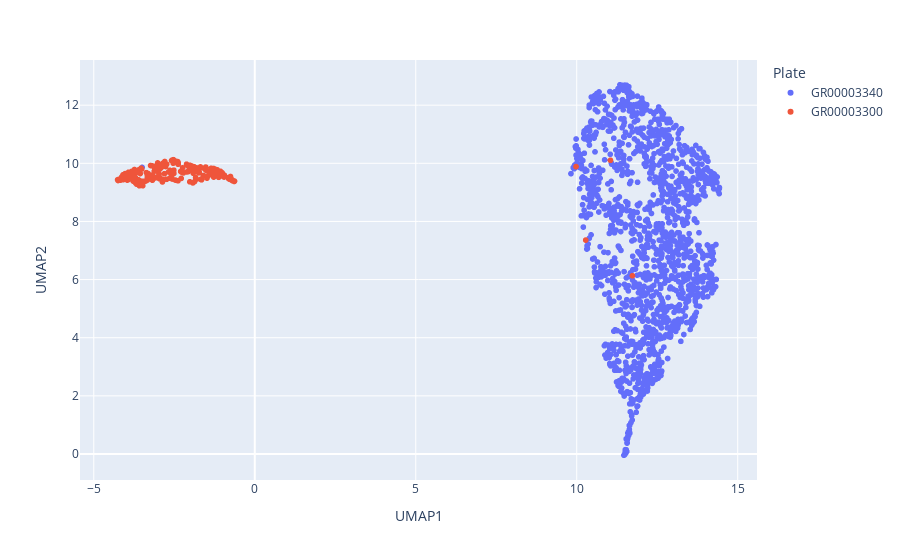

Notebook code cell kept with this figure:
### Markdown cell above
Plotting representation

### Code cell
px.scatter(sdf_metas,x="UMAP1",y="UMAP2",color="Plate")

### Figure 1 — Plotly figure (JSON) as saved in the notebook; plotly's stock layout.template omitted (floating-point values rounded to 4 significant figures; data arrays with more than 128 entries replaced by an {"elided": "..."} marker saying what was removed)
{"data": [{"hovertemplate": "Plate=GR00003340<br>UMAP1=%{x}<br>UMAP2=%{y}<extra></extra>", "legendgroup": "GR00003340", "marker": {"color": "#636efa", "symbol": "circle"}, "mode": "markers", "name": "GR00003340", "showlegend": true, "type": "scattergl", "x": {"elided": "1536 float values"}, "xaxis": "x", "y": {"elided": "1536 float values"}, "yaxis": "y"}, {"hovertemplate": "Plate=GR00003300<br>UMAP1=%{x}<br>UMAP2=%{y}<extra></extra>", "legendgroup": "GR00003300", "marker": {"color": "#EF553B", "symbol": "circle"}, "mode": "markers", "name": "GR00003300", "showlegend": true, "type": "scattergl", "x": {"elided": "214 float values"}, "xaxis": "x", "y": {"elided": "214 float values"}, "yaxis": "y"}], "layout": {"legend": {"title": {"text": "Plate"}, "tracegroupgap": 0}, "margin": {"t": 60}, "xaxis": {"anchor": "y", "domain": [0, 1], "title": {"text": "UMAP1"}}, "yaxis": {"anchor": "x", "domain": [0, 1], "title": {"text": "UMAP2"}}}}
